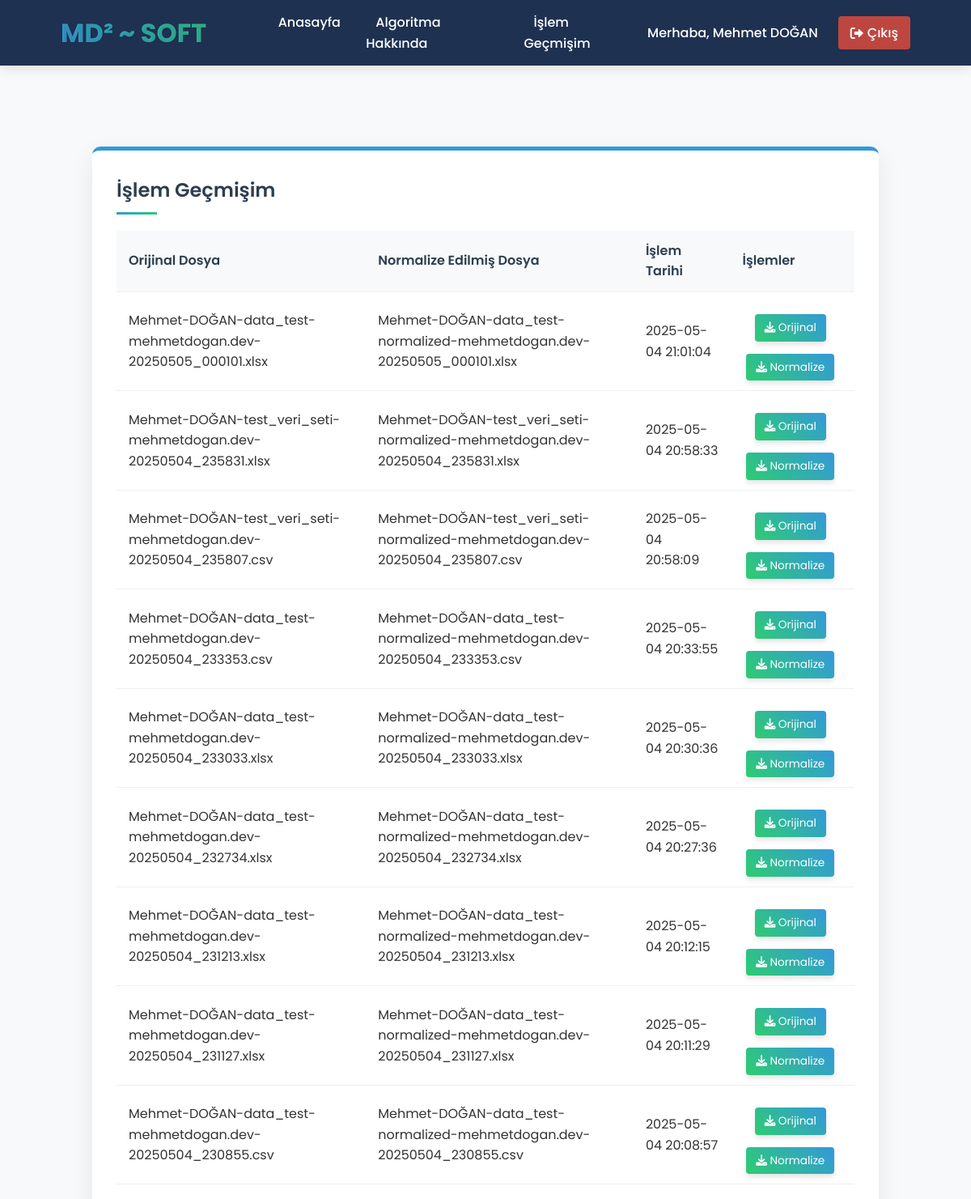
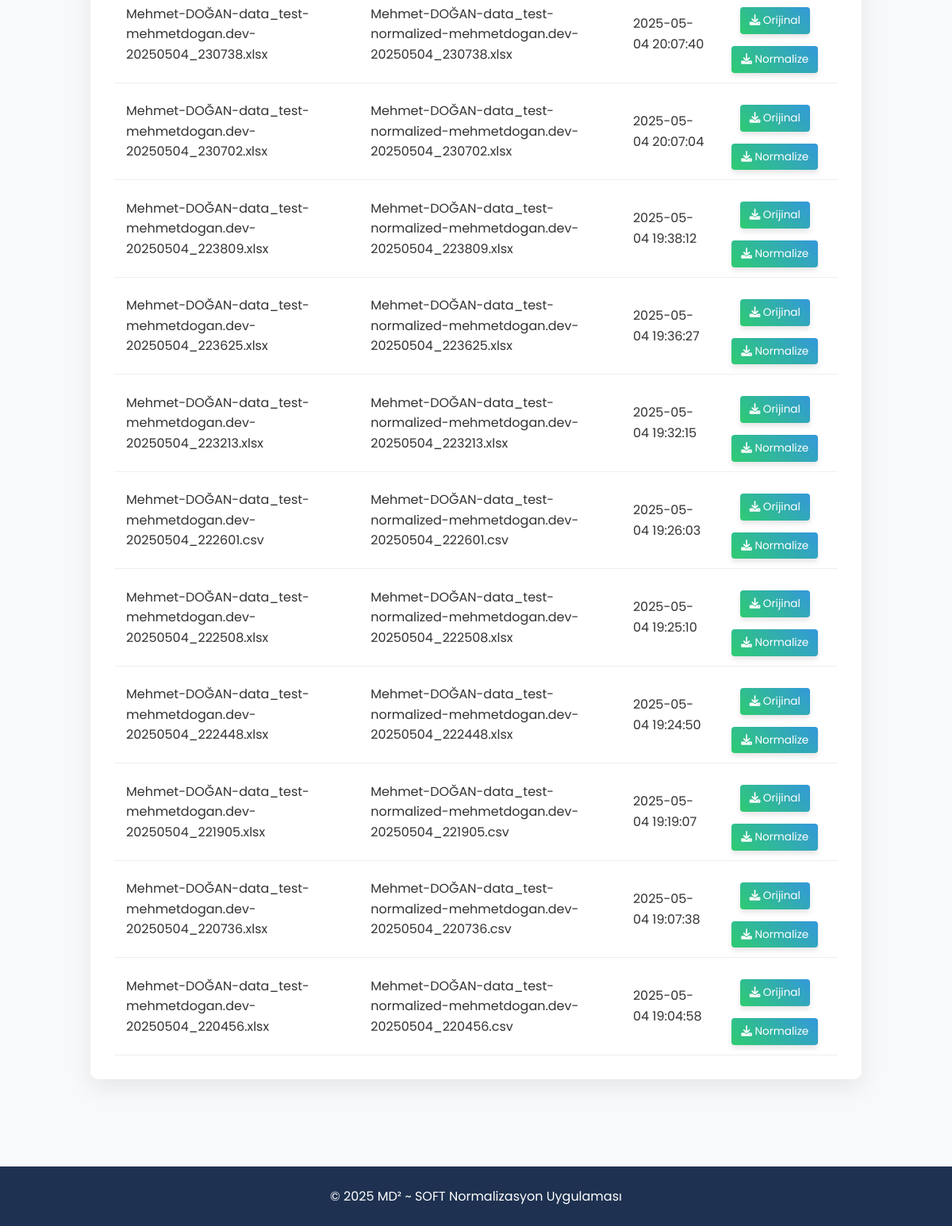
The app's page /my-operations (signed in) with its own data (2 pictures, top to bottom).
### tables this page shows
CREATE TABLE user_operations (
            id INTEGER PRIMARY KEY AUTOINCREMENT,
            user_id INTEGER NOT NULL,
            original_file TEXT NOT NULL,
            normalized_file TEXT NOT NULL,
            operation_date TIMESTAMP DEFAULT CURRENT_TIMESTAMP,
            FOREIGN KEY (user_id) REFERENCES users (id)
        );

### app.py (the view)
@app.route('/my-operations')
@login_required
def my_operations():
    operations = get_user_operations(session['user_id'])
    return render_template('my_operations.html', operations=operations)

### app.py (called while the page is built)
def get_db_connection():
    conn = sqlite3.connect(DATABASE)
    conn.row_factory = sqlite3.Row
    return conn

def login_required(f):
    @wraps(f)
    def decorated_function(*args, **kwargs):
        if 'user_id' not in session:
            flash('Bu sayfaya erişmek için giriş yapmalısınız!', 'error')
            return redirect(url_for('login'))
        return f(*args, **kwargs)
    return decorated_function

def get_user_operations(user_id):
    conn = get_db_connection()
    operations = conn.execute('SELECT * FROM user_operations WHERE user_id = ? ORDER BY operation_date DESC', (user_id,)).fetchall()
    conn.close()
    return operations

### templates/my_operations.html
{% include 'header.html' %}
<main>
    <div class="container">
        <div class="operations-section">
            <h2>İşlem Geçmişim</h2>
            {% if operations %}
                <div class="operations-table">
                    <table>
                        <thead>
                            <tr>
                                <th>Orijinal Dosya</th>
                                <th>Normalize Edilmiş Dosya</th>
                                <th>İşlem Tarihi</th>
                                <th>İşlemler</th>
                            </tr>
                        </thead>
                        <tbody>
                            {% for operation in operations %}
                                <tr>
                                    <td>{{ operation.original_file }}</td>
                                    <td>{{ operation.normalized_file }}</td>
                                    <td>{{ operation.operation_date }}</td>
                                    <td>
                                        <a href="{{ url_for('download_file', file_path='uploads/' + operation.original_file) }}" class="btn-download"><i class="fas fa-download"></i> Orijinal</a>
                                        <a href="{{ url_for('download_file', file_path='new_csv/' + operation.normalized_file) }}" class="btn-download"><i class="fas fa-download"></i> Normalize</a>
                                    </td>
                                </tr>
                            {% endfor %}
                        </tbody>
                    </table>
                </div>
            {% else %}
                <div class="no-data">
                    <p>Henüz bir işlem yapmadınız.</p>
                    <a href="{{ url_for('index') }}" class="btn-primary">İşlem Yap</a>
                </div>
            {% endif %}
        </div>
    </div>
</main>
{% include 'footer.html' %}

### static/style.css (style rules this page uses)
* { margin: 0; padding: 0; box-sizing: border-box; font-family: 'Roboto', sans-serif; }
body { background-color: #f5f5f5; color: #333; line-height: 1.6; }
.container { width: 90%; max-width: 1200px; margin: 0 auto; padding: 20px 0; }
main { padding: 30px 0; }
.btn-download { display: inline-block; background-color: #2ecc71; color: white; text-decoration: none; padding: 8px 15px; border-radius: 4px; margin-top: 10px; transition: background-color 0.3s; }
table { width: 100%; border-collapse: collapse; margin-top: 10px; }
table th, table td { padding: 10px; text-align: left; border-bottom: 1px solid #ddd; }
table th { background-color: #f2f2f2; font-weight: 600; }
* { margin: 0; padding: 0; box-sizing: border-box; font-family: 'Poppins', sans-serif; }
body { background-color: #f8f9fa; color: #333; line-height: 1.6; position: relative; overflow-x: hidden; }
.container { width: 90%; max-width: 1200px; margin: 0 auto; padding: 20px 0; position: relative; z-index: 1; }
main { padding: 30px 0; position: relative; z-index: 1; }
.btn-download { display: inline-block; background: linear-gradient(45deg, #2ecc71, #3498db); color: white; text-decoration: none; padding: 10px 20px; border-radius: 6px; margin-top: 15px; transition: all 0.3s ease; box-shadow: 0 4px 6px rgba(0, 0, 0, 0.1); }
table { width: 100%; border-collapse: collapse; margin-top: 15px; }
table th, table td { padding: 12px 10px; text-align: left; border-bottom: 1px solid #ecf0f1; }
table th { background-color: #f8f9fa; font-weight: 600; color: #2c3e50; }
table tbody tr td:last-child { text-align: center; }
.operations-section { background-color: rgba(255, 255, 255, 0.95); border-radius: 10px; padding: 30px; margin-top: 30px; box-shadow: 0 10px 30px rgba(0, 0, 0, 0.08); border-top: 5px solid #3498db; }
.operations-section h2 { color: #2c3e50; margin-bottom: 20px; font-weight: 600; position: relative; padding-bottom: 10px; }
.operations-section h2::after { content: ''; position: absolute; bottom: 0; left: 0; width: 50px; height: 3px; background: linear-gradient(45deg, #3498db, #2ecc71); }
.operations-table table { width: 100%; border-collapse: collapse; margin-top: 20px; }
.operations-table th, .operations-table td { padding: 12px 15px; text-align: left; border-bottom: 1px solid #ecf0f1; }
.operations-table th { background-color: #f8f9fa; font-weight: 600; color: #2c3e50; }
.operations-table .btn-download { display: inline-block; padding: 6px 12px; border-radius: 4px; margin-right: 5px; font-size: 0.85rem; }

### records on screen
user_operations: original_file "Mehmet-DOĞAN-data_test-mehmetdogan.dev-20250505_000101.xlsx", normalized_file "Mehmet-DOĞAN-data_test-normalized-mehmetdogan.dev-20250505_000101.xlsx", operation_date "2025-05-04 21:01:04"
user_operations: original_file "Mehmet-DOĞAN-test_veri_seti-mehmetdogan.dev-20250504_235831.xlsx", normalized_file "Mehmet-DOĞAN-test_veri_seti-normalized-mehmetdogan.dev-20250504_235831.xlsx", operation_date "2025-05-04 20:58:33"
user_operations: original_file "Mehmet-DOĞAN-test_veri_seti-mehmetdogan.dev-20250504_235807.csv", normalized_file "Mehmet-DOĞAN-test_veri_seti-normalized-mehmetdogan.dev-20250504_235807.csv", operation_date "2025-05-04 20:58:09"
user_operations: original_file "Mehmet-DOĞAN-data_test-mehmetdogan.dev-20250504_233353.csv", normalized_file "Mehmet-DOĞAN-data_test-normalized-mehmetdogan.dev-20250504_233353.csv", operation_date "2025-05-04 20:33:55"
user_operations: original_file "Mehmet-DOĞAN-data_test-mehmetdogan.dev-20250504_233033.xlsx", normalized_file "Mehmet-DOĞAN-data_test-normalized-mehmetdogan.dev-20250504_233033.xlsx", operation_date "2025-05-04 20:30:36"
user_operations: original_file "Mehmet-DOĞAN-data_test-mehmetdogan.dev-20250504_232734.xlsx", normalized_file "Mehmet-DOĞAN-data_test-normalized-mehmetdogan.dev-20250504_232734.xlsx", operation_date "2025-05-04 20:27:36"
user_operations: original_file "Mehmet-DOĞAN-data_test-mehmetdogan.dev-20250504_231213.xlsx", normalized_file "Mehmet-DOĞAN-data_test-normalized-mehmetdogan.dev-20250504_231213.xlsx", operation_date "2025-05-04 20:12:15"
user_operations: original_file "Mehmet-DOĞAN-data_test-mehmetdogan.dev-20250504_231127.xlsx", normalized_file "Mehmet-DOĞAN-data_test-normalized-mehmetdogan.dev-20250504_231127.xlsx", operation_date "2025-05-04 20:11:29"
user_operations: original_file "Mehmet-DOĞAN-data_test-mehmetdogan.dev-20250504_230855.csv", normalized_file "Mehmet-DOĞAN-data_test-normalized-mehmetdogan.dev-20250504_230855.csv", operation_date "2025-05-04 20:08:57"
user_operations: original_file "Mehmet-DOĞAN-data_test-mehmetdogan.dev-20250504_230738.xlsx", normalized_file "Mehmet-DOĞAN-data_test-normalized-mehmetdogan.dev-20250504_230738.xlsx", operation_date "2025-05-04 20:07:40"
user_operations: original_file "Mehmet-DOĞAN-data_test-mehmetdogan.dev-20250504_230702.xlsx", normalized_file "Mehmet-DOĞAN-data_test-normalized-mehmetdogan.dev-20250504_230702.xlsx", operation_date "2025-05-04 20:07:04"
user_operations: original_file "Mehmet-DOĞAN-data_test-mehmetdogan.dev-20250504_223809.xlsx", normalized_file "Mehmet-DOĞAN-data_test-normalized-mehmetdogan.dev-20250504_223809.xlsx", operation_date "2025-05-04 19:38:12"
user_operations: original_file "Mehmet-DOĞAN-data_test-mehmetdogan.dev-20250504_223625.xlsx", normalized_file "Mehmet-DOĞAN-data_test-normalized-mehmetdogan.dev-20250504_223625.xlsx", operation_date "2025-05-04 19:36:27"
user_operations: original_file "Mehmet-DOĞAN-data_test-mehmetdogan.dev-20250504_223213.xlsx", normalized_file "Mehmet-DOĞAN-data_test-normalized-mehmetdogan.dev-20250504_223213.xlsx", operation_date "2025-05-04 19:32:15"
user_operations: original_file "Mehmet-DOĞAN-data_test-mehmetdogan.dev-20250504_222601.csv", normalized_file "Mehmet-DOĞAN-data_test-normalized-mehmetdogan.dev-20250504_222601.csv", operation_date "2025-05-04 19:26:03"
user_operations: original_file "Mehmet-DOĞAN-data_test-mehmetdogan.dev-20250504_222508.xlsx", normalized_file "Mehmet-DOĞAN-data_test-normalized-mehmetdogan.dev-20250504_222508.xlsx", operation_date "2025-05-04 19:25:10"
user_operations: original_file "Mehmet-DOĞAN-data_test-mehmetdogan.dev-20250504_222448.xlsx", normalized_file "Mehmet-DOĞAN-data_test-normalized-mehmetdogan.dev-20250504_222448.xlsx", operation_date "2025-05-04 19:24:50"
user_operations: original_file "Mehmet-DOĞAN-data_test-mehmetdogan.dev-20250504_221905.xlsx", normalized_file "Mehmet-DOĞAN-data_test-normalized-mehmetdogan.dev-20250504_221905.csv", operation_date "2025-05-04 19:19:07"
user_operations: original_file "Mehmet-DOĞAN-data_test-mehmetdogan.dev-20250504_220736.xlsx", normalized_file "Mehmet-DOĞAN-data_test-normalized-mehmetdogan.dev-20250504_220736.csv", operation_date "2025-05-04 19:07:38"
user_operations: original_file "Mehmet-DOĞAN-data_test-mehmetdogan.dev-20250504_220456.xlsx", normalized_file "Mehmet-DOĞAN-data_test-normalized-mehmetdogan.dev-20250504_220456.csv", operation_date "2025-05-04 19:04:58"

### other values on screen
{{ session.full_name }} "Mehmet DOĞAN"
